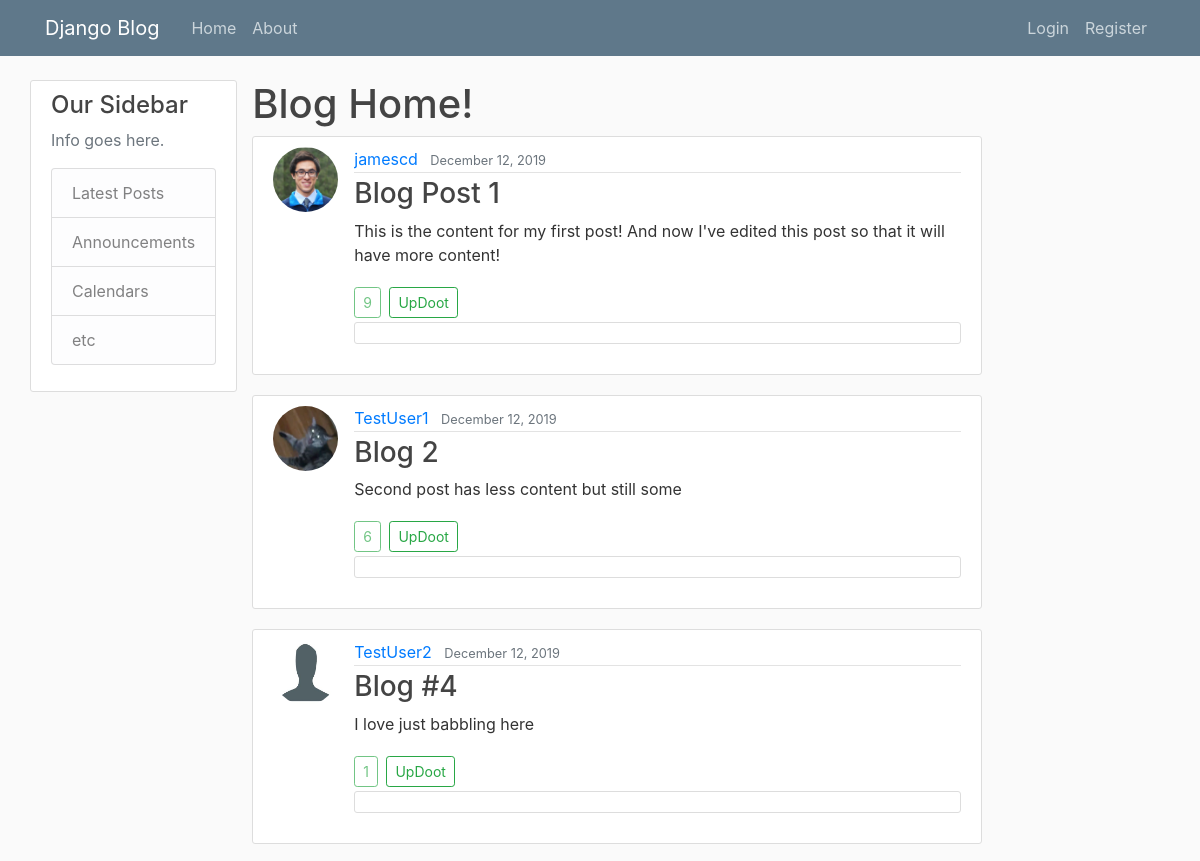
The app's page / (upper part), older data.
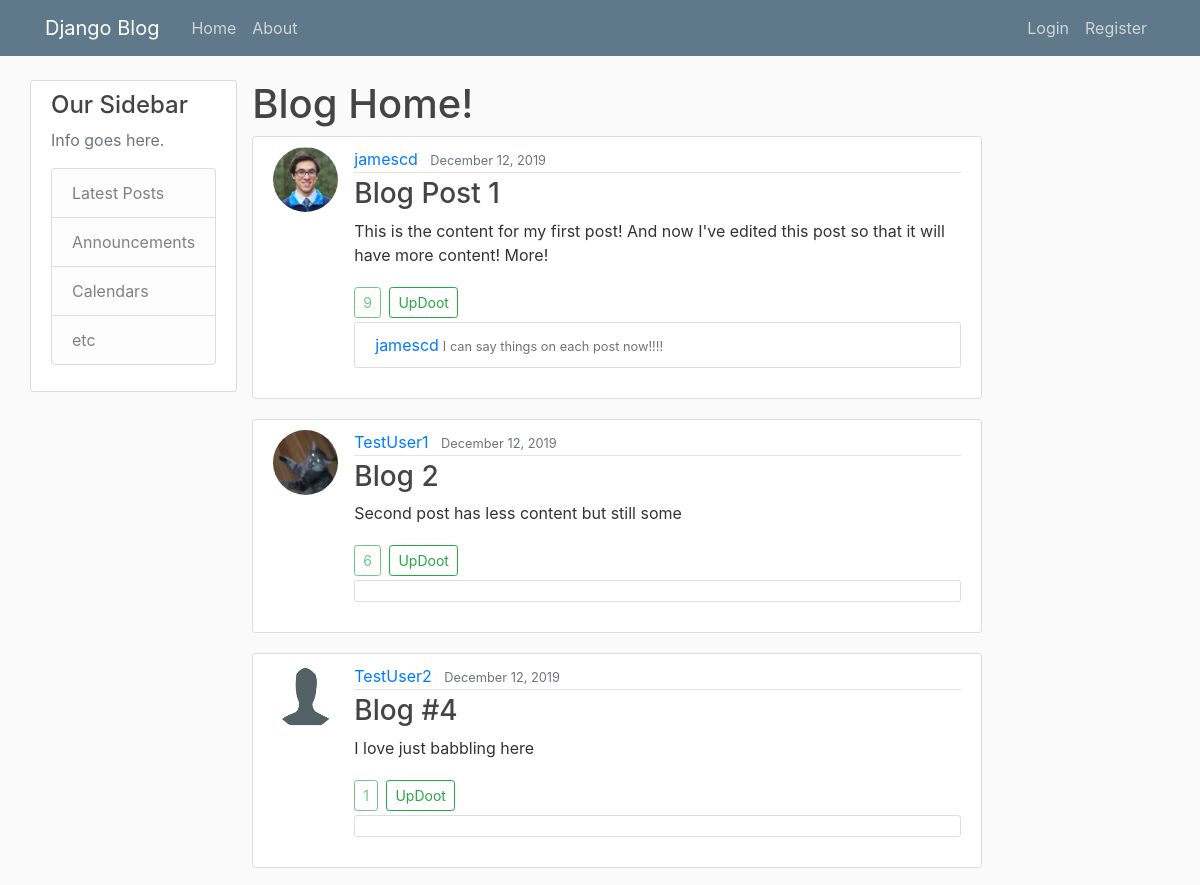
The same page, newer data.
### blog/models.py (models this page shows, shortened)
class Post(models.Model):
	title = models.CharField(max_length=100)
	content = models.TextField()
	date_posted = models.DateTimeField(default=timezone.now)
	author = models.ForeignKey(User, on_delete=models.CASCADE)
	updoots = models.SmallIntegerField(default=0)

class Comment(models.Model):
	post = models.ForeignKey(Post, on_delete=models.CASCADE)
	author = models.ForeignKey(User, on_delete=models.CASCADE)
	content = models.CharField(max_length=200)
	date_posted = models.DateTimeField(default=timezone.now)

### users/models.py (models this page shows, shortened)
class Profile(models.Model):
	user = models.OneToOneField(User, on_delete=models.CASCADE)
	image = models.ImageField(default='default.jpeg', upload_to='profile-pics')
	bio = models.TextField()

### blog/views.py (the view)
# urls.py: path('', PostListView.as_view(), name='blog-home'),
class PostListView(ListView):
	model = Post
	template_name = 'blog/home.html' # <app>/<model>_<viewtype>.html
	ordering = ['-updoots', '-date_posted'] #'-' indicates newest to oldest
	paginate_by = 5
	paginate_orphans = 2
	def get_context_data(self, **kwargs):
		posts = Post.objects.all()
		pages = Paginator(object_list=posts, per_page=5, orphans=2)
		context = {
			'numpages': kwargs.get('page'),
			'page_obj': pages.get_page(kwargs.get('page')),
			'comments': Comment.objects.all()
		}
		return context

### blog/templates/blog/home.html (shortened to what this page needs)
{% extends "blog/base.html" %}
{% block content %}
	<h1>Blog Home!</h1>
	{% for post in page_obj %}
		<article class="media content-section">
			<img class="rounded-circle article-img" src="{{ post.author.profile.image.url }}">
			<div class="media-body">
				<div class="article-metadata">
					<a class="mr-2" href="{% url 'user-posts' post.author.username %}">{{ post.author }}</a>
					<small class="text-muted">{{ post.date_posted|date:"F d, Y" }}</small>
				</div>
				<h3><a class="article-title" href="{% url 'post-detail' post.id %}">{{ post.title }}</a></h3>
				<p class="article-content">{{ post.content }}</p>
				<a class="btn btn-outline-success btn-sm disabled mr-1">{{ post.updoots }}</a>
				<a class="btn btn-outline-success btn-sm mt-1 mb-1" href="{% url 'post-updoot' post.id 'home' %}">UpDoot</a>
				<div class="media content-section">
					<div class="col">
						{% for comment in comments %}
							{% if comment.post == post %}
								<div class="row">
									<a class="mr-1" href="{% url 'user-posts' comment.author.username %}">{{ comment.author }}</a>
									<small class="mt-1 text-muted">{{ comment.content }}</small>
								</div>
							{% endif %}
						{% endfor %}
					</div>
				</div>
			</div>
		</article>
	{% endfor %}
{% endblock content %}

Row changes from the older to the newer data that the page shows:
changed Post "Blog Post 1": content "This is the content for my first post! And now I've edited this post so that it will have more content!" → "This is the content for my first post! And now I've edited this post so that it will have more content! More!"
added Comment: author "jamescd", content "I can say things on each post now!!!!", shown under Post "Blog Post 1"
